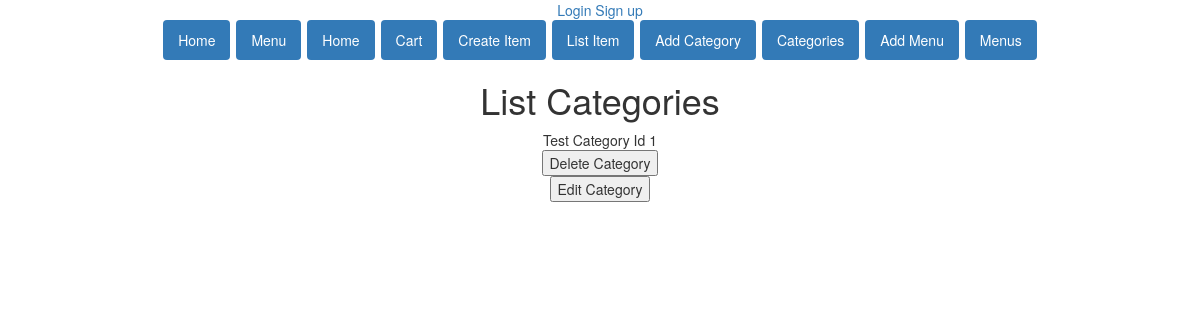
The page /category_list/ on the database as committed earlier.
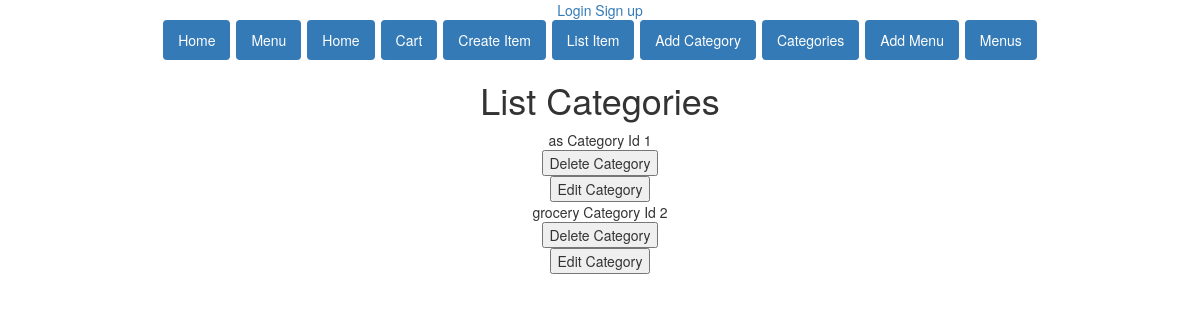
The same page on the database as committed later.
### restaurant_app/models.py (models this page shows, shortened)
class Category(models.Model):
    items = models.ManyToManyField(Item)
    name = models.CharField(max_length=30)
    timestamp = models.DateTimeField(auto_now_add=True)

### restaurant_app/views.py (the view)
# urls.py: url(r'^category_list/', CategoryListView.as_view(template="category_list.html"), name="category_list"),
class CategoryListView(ListView):
    model = Category
    template = "category_list.html"

### restaurant_app/templates/restaurant_app/category_list.html (shortened to what this page needs)
{% extends 'base.html' %}
{% block body %}
<h1>List Categories</h1>
{% for category in object_list %}
    <div>{{category.name}}
        Category Id {{category.id}}
    <form method="POST" action="{% url 'restaurant_app:delete_category' category.id %}">
    <button type="submit">Delete Category</button>
    </form>
    <form method="get" action="{% url 'restaurant_app:update_category' category.id %}">
    <button type="submit">Edit Category</button>
    </form>
{% endfor %}
        </div>
{% endblock %}

Rows that differ between the two databases and show on the page:
changed Category id 1: name "Test" → "as"
added Category: name "grocery", id "2"
